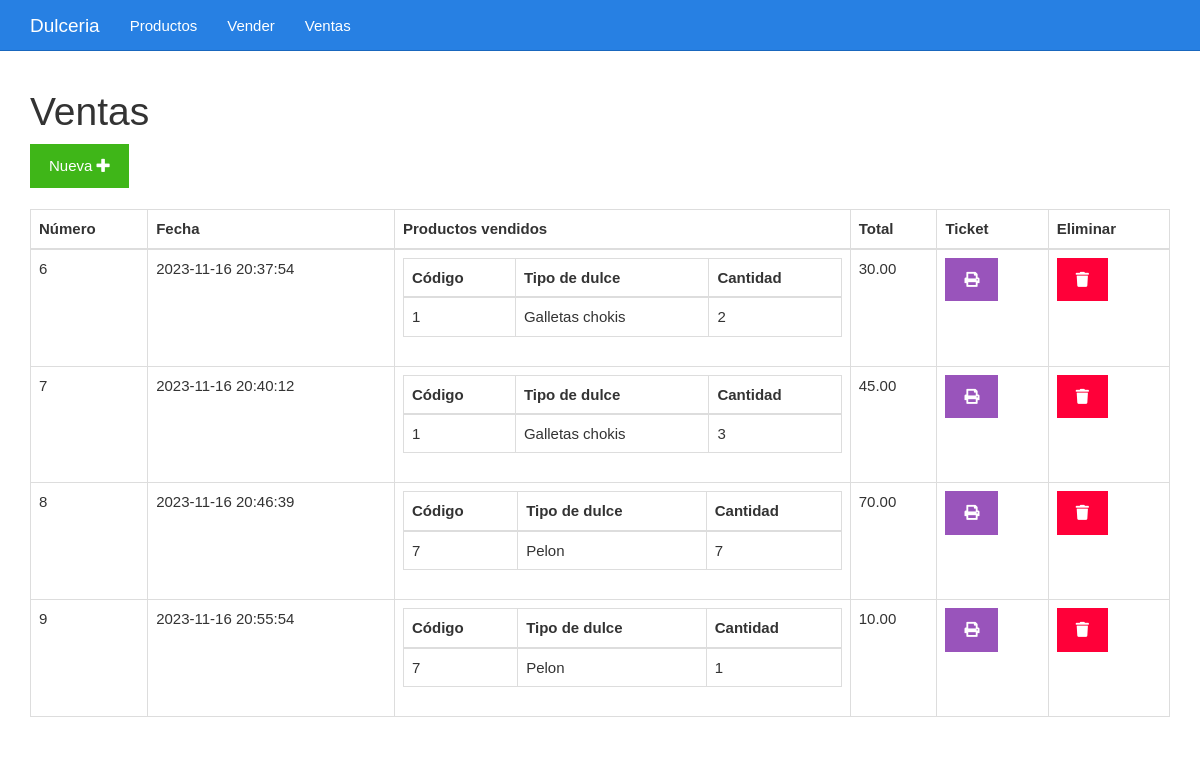
Page /ventas.php on the committed database.
### tables this page shows
CREATE TABLE `ventas` (
  `id` bigint(20) UNSIGNED NOT NULL,
  `fecha` datetime NOT NULL,
  `id_usuario` varchar(255) NOT NULL,
  `id_empleado` varchar(255) NOT NULL,
  `Nomempleado` varchar(255) NOT NULL,
  `id_productossalientes` varchar(255) NOT NULL,
  `total` decimal(7,2) DEFAULT NULL
);

### ventas.php (the view)
<?php include_once "encabezado.php" ?>
<?php
include_once "base_de_datos.php";
$sentencia = $base_de_datos->query("SELECT ventas.total, ventas.fecha, ventas.id, GROUP_CONCAT(	productos.id, '..',  productos.Nombreproducto, '..', productos_vendidos.cantidad SEPARATOR '__') AS productos FROM ventas INNER JOIN productos_vendidos ON productos_vendidos.id_venta = ventas.id INNER JOIN productos ON productos.id = productos_vendidos.id_producto GROUP BY ventas.id ORDER BY ventas.id;");
$ventas = $sentencia->fetchAll(PDO::FETCH_OBJ);
?>
	<div class="col-xs-12">
		<h1>Ventas</h1>
		<div>
			<a class="btn btn-success" href="./vender.php">Nueva <i class="fa fa-plus"></i></a>
		</div>
		<br>
		<table class="table table-bordered">
			<thead>
				<tr>
					<th>Número</th>
					<th>Fecha</th>
					<th>Productos vendidos</th>
					<th>Total</th>
					<th>Ticket</th>
					<th>Eliminar</th>
				</tr>
			</thead>
			<tbody>
				<?php foreach($ventas as $venta){ ?>
				<tr>
					<td><?php echo $venta->id ?></td>
					<td><?php echo $venta->fecha ?></td>
					<td>
						<table class="table table-bordered">
							<thead>
								<tr>
									<th>Código</th>
									<th>Tipo de dulce</th>
									<th>Cantidad</th>
								</tr>
							</thead>
							<tbody>
								<?php foreach(explode("__", $venta->productos) as $productosConcatenados){
								$producto = explode("..", $productosConcatenados)
								?>
								<tr>
									<td><?php echo $producto[0] ?></td>
									<td><?php echo $producto[1] ?></td>
									<td><?php echo $producto[2] ?></td>
								</tr>
								<?php } ?>
							</tbody>
						</table>
					</td>
					<td><?php echo $venta->total ?></td>
					<td><a class="btn btn-info" href="<?php echo "imprimirTicket.php?id=" . $venta->id?>"><i class="fa fa-print"></i></a></td>
					<td><a class="btn btn-danger" href="<?php echo "eliminarVenta.php?id=" . $venta->id?>"><i class="fa fa-trash"></i></a></td>
				</tr>
				<?php } ?>
			</tbody>
		</table>
	</div>
<?php include_once "pie.php" ?>

### encabezado.php (shortened to what this page needs)
<!DOCTYPE html>
<html lang="es">
<head>
	<link rel="stylesheet" href="./css/fontawesome-all.min.css">
	<link rel="stylesheet" href="./css/2.css">
	<link rel="stylesheet" href="./css/estilo.css">
</head>
<body>
	<nav class="navbar navbar-inverse navbar-fixed-top">
		<div class="container">
			<div class="navbar-header">
				<a class="navbar-brand" href="#">Dulceria</a>
			</div>
			<div id="navbar" class="collapse navbar-collapse">
				<ul class="nav navbar-nav">
					<li><a href="./listar.php">Productos</a></li>
					<li><a href="./vender.php">Vender</a></li>
					<li><a href="./ventas.php">Ventas</a></li>
				</ul>
			</div>
		</div>
	</nav>
	<div class="container">
		<div class="row">

### pie.php
		</div>
	</div>
</body>
</html>

### css/estilo.css (style rules this page uses)
body { padding-top: 70px; }

### rows in the picture
ventas: id "6", fecha "2023-11-16 20:37:54", producto "1", producto "Galletas chokis", producto "2", total "30.00"
ventas: id "7", fecha "2023-11-16 20:40:12", producto "1", producto "Galletas chokis", producto "3", total "45.00"
ventas: id "8", fecha "2023-11-16 20:46:39", producto "7", producto "Pelon", total "70.00"
ventas: id "9", fecha "2023-11-16 20:55:54", producto "7", producto "Pelon", producto "1", total "10.00"
